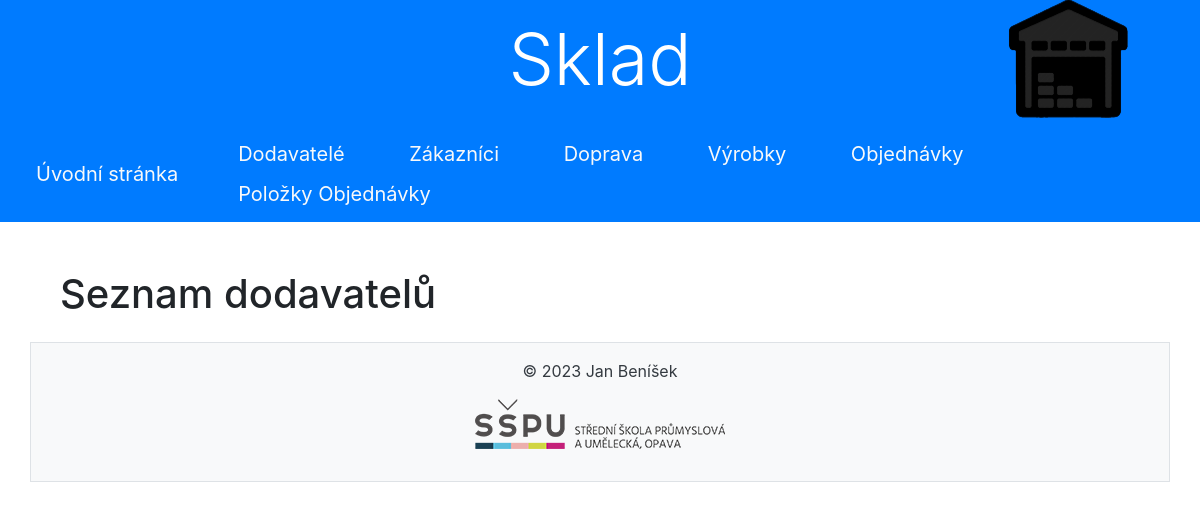
The page /dodavatele/ on the database as committed earlier.
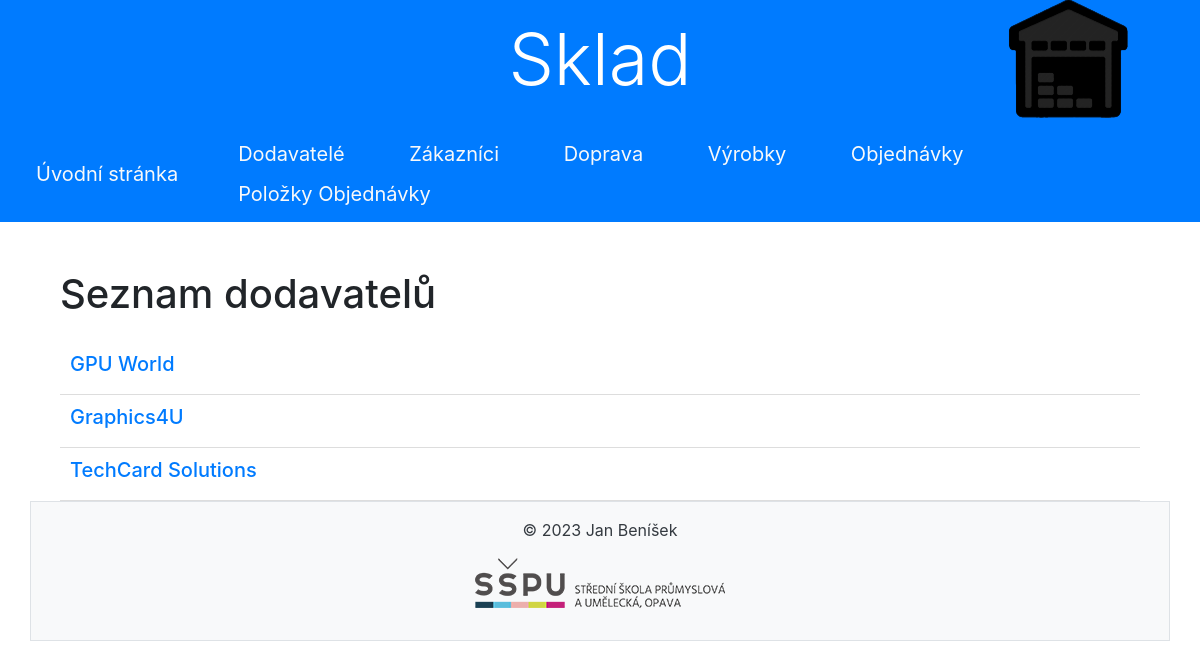
The same page on the database as committed later.
### sklad/models.py (models this page shows, shortened)
class Dodavatele(models.Model):
    nazev_dodavatele= models.CharField(max_length=50, verbose_name='Nazev Dodavatele', help_text='Vložte název Dodavatele')
    email_dodavatele= models.CharField(max_length=50, unique=True, verbose_name='Email', help_text='Vložte email Dodavatele')
    telefon_dodavatele=  models.CharField(max_length=13, unique=True, verbose_name='Cislo', help_text='Vložte číslo Dodavatele')
    kontaktOs_dodavatele= models.CharField(max_length=50, verbose_name='Kontaktni Osoba', help_text='Vložte email Dodavatele')
    class Meta:
        verbose_name = 'Dodavatel'
        verbose_name_plural = 'Dodavatele'
        ordering = ['nazev_dodavatele']

### sklad/views.py (the view)
# urls.py: path('dodavatele/', views.DodavateleListView.as_view(), name='dodavatele_list'),
class DodavateleListView(ListView):
    model = Dodavatele
    template_name = 'dodavatele/dodavatele_list.html'
    context_object_name = 'dodavatele'

### sklad/templates/dodavatele/dodavatele_list.html (shortened to what this page needs)
{% extends 'base.html' %}
{% block content %}
    <div class="container mt-5">
        <h1 class="mb-4">Seznam dodavatelů</h1>
        <div class="list-group">
            {% for dodavatel in dodavatele %}
            <div class="item">
                <div class="info">
                    <h5> <a href="{% url 'sklad:dodavatele_detail' dodavatel.pk %}" > {{ dodavatel.nazev_dodavatele }} </a></h5>
                </div>
            </div>
            {% endfor %}
        </div>
    </div>
{% endblock %}

Rows that differ between the two databases and show on the page:
added Dodavatele: nazev_dodavatele "GPU World"
added Dodavatele: nazev_dodavatele "Graphics4U"
added Dodavatele: nazev_dodavatele "TechCard Solutions"
